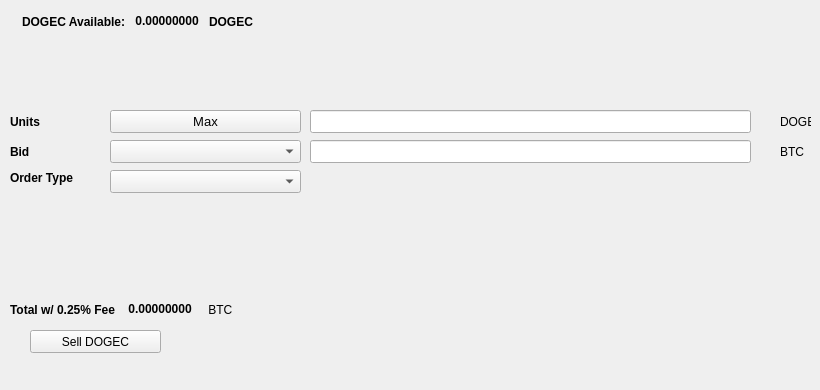
   <widget class="QWidget" name="SellTab">
    <attribute name="title">
     <string>Sell</string>
    </attribute>
    <widget class="QLabel" name="label_16">
     <property name="geometry">
      <rect>
       <x>780</x>
       <y>140</y>
       <width>31</width>
       <height>23</height>
      </rect>
     </property>
     <property name="text">
      <string>BTC</string>
     </property>
    </widget>
    <widget class="QComboBox" name="SellBidcomboBox">
     <property name="geometry">
      <rect>
       <x>110</x>
       <y>140</y>
       <width>191</width>
       <height>23</height>
      </rect>
     </property>
     <property name="font">
      <font>
       <pointsize>10</pointsize>
      </font>
     </property>
    </widget>
    <widget class="QLabel" name="label_18">
     <property name="geometry">
      <rect>
       <x>10</x>
       <y>110</y>
       <width>46</width>
       <height>23</height>
      </rect>
     </property>
     <property name="font">
      <font>
       <weight>75</weight>
       <bold>true</bold>
      </font>
     </property>
     <property name="text">
      <string>Units</string>
     </property>
    </widget>
    <widget class="QPushButton" name="Sell_Max_Amount">
     <property name="geometry">
      <rect>
       <x>110</x>
       <y>110</y>
       <width>191</width>
       <height>23</height>
      </rect>
     </property>
     <property name="font">
      <font>
       <pointsize>10</pointsize>
      </font>
     </property>
     <property name="text">
      <string>Max</string>
     </property>
    </widget>
    <widget class="QLabel" name="label_20">
     <property name="geometry">
      <rect>
       <x>10</x>
       <y>170</y>
       <width>91</width>
       <height>16</height>
      </rect>
     </property>
     <property name="font">
      <font>
       <weight>75</weight>
       <bold>true</bold>
      </font>
     </property>
     <property name="text">
      <string>Order Type</string>
     </property>
    </widget>
    <widget class="QComboBox" name="SellOrdertypeCombo">
     <property name="geometry">
      <rect>
       <x>110</x>
       <y>170</y>
       <width>191</width>
       <height>23</height>
      </rect>
     </property>
     <property name="font">
      <font>
       <pointsize>10</pointsize>
      </font>
     </property>
    </widget>
    <widget class="QLabel" name="label_21">
     <property name="geometry">
      <rect>
       <x>10</x>
       <y>140</y>
       <width>46</width>
       <height>23</height>
      </rect>
     </property>
     <property name="font">
      <font>
       <weight>75</weight>
       <bold>true</bold>
      </font>
     </property>
     <property name="text">
      <string>Bid</string>
     </property>
    </widget>
    <widget class="QLabel" name="label_22">
     <property name="geometry">
      <rect>
       <x>780</x>
       <y>110</y>
       <width>31</width>
       <height>23</height>
      </rect>
     </property>
     <property name="text">
      <string>DOGEC</string>
     </property>
    </widget>
    <widget class="QLineEdit" name="UnitsInputDOGEC">
     <property name="geometry">
      <rect>
       <x>310</x>
       <y>110</y>
       <width>441</width>
       <height>23</height>
      </rect>
     </property>
     <property name="font">
      <font>
       <pointsize>9</pointsize>
       <weight>75</weight>
       <bold>true</bold>
      </font>
     </property>
    </widget>
    <widget class="QLineEdit" name="SellBidPriceEdit">
     <property name="geometry">
      <rect>
       <x>310</x>
       <y>140</y>
       <width>441</width>
       <height>23</height>
      </rect>
     </property>
     <property name="font">
      <font>
       <pointsize>9</pointsize>
       <weight>75</weight>
       <bold>true</bold>
      </font>
     </property>
    </widget>
    <widget class="QPushButton" name="SellDOGECBTN">
     <property name="geometry">
      <rect>
       <x>30</x>
       <y>330</y>
       <width>131</width>
       <height>23</height>
      </rect>
     </property>
     <property name="text">
      <string>Sell DOGEC</string>
     </property>
     <property name="icon">
      <iconset resource="../dogecash">
       <normaloff>:/icons/bitcoin</normaloff>:/icons/bitcoin</iconset>
     </property>
    </widget>
    <widget class="QWidget" name="layoutWidget3">
     <property name="geometry">
      <rect>
       <x>22</x>
       <y>12</y>
       <width>258</width>
       <height>19</height>
      </rect>
     </property>
     <layout class="QHBoxLayout" name="horizontalLayout">
      <item>
       <widget class="QLabel" name="label232_2">
        <property name="font">
         <font>
          <weight>75</weight>
          <bold>true</bold>
         </font>
        </property>
        <property name="text">
         <string>DOGEC Available:</string>
        </property>
       </widget>
      </item>
      <item>
       <widget class="QLabel" name="DOGECAvailableLabel">
        <property name="palette">
         <palette>
          <active>
           <colorrole role="WindowText">
            <brush brushstyle="SolidPattern">
             <color alpha="255">
              <red>0</red>
              <green>0</green>
              <blue>0</blue>
             </color>
            </brush>
           </colorrole>
           <colorrole role="Button">
            <brush brushstyle="SolidPattern">
             <color alpha="255">
              <red>0</red>
              <green>170</green>
              <blue>0</blue>
             </color>
            </brush>
           </colorrole>
           <colorrole role="Light">
            <brush brushstyle="SolidPattern">
             <color alpha="255">
              <red>0</red>
              <green>255</green>
              <blue>0</blue>
             </color>
            </brush>
           </colorrole>
           <colorrole role="Midlight">
            <brush brushstyle="SolidPattern">
             <color alpha="255">
              <red>0</red>
              <green>212</green>
              <blue>0</blue>
             </color>
            </brush>
           </colorrole>
           <colorrole role="Dark">
            <brush brushstyle="SolidPattern">
             <color alpha="255">
              <red>0</red>
              <green>85</green>
              <blue>0</blue>
             </color>
            </brush>
           </colorrole>
           <colorrole role="Mid">
            <brush brushstyle="SolidPattern">
             <color alpha="255">
              <red>0</red>
              <green>113</green>
              <blue>0</blue>
             </color>
            </brush>
           </colorrole>
           <colorrole role="Text">
            <brush brushstyle="SolidPattern">
             <color alpha="255">
              <red>0</red>
              <green>170</green>
              <blue>0</blue>
             </color>
            </brush>
           </colorrole>
           <colorrole role="BrightText">
            <brush brushstyle="SolidPattern">
             <color alpha="255">
              <red>255</red>
              <green>255</green>
              <blue>255</blue>
             </color>
            </brush>
           </colorrole>
           <colorrole role="ButtonText">
            <brush brushstyle="SolidPattern">
             <color alpha="255">
              <red>0</red>
              <green>0</green>
              <blue>0</blue>
             </color>
            </brush>
           </colorrole>
           <colorrole role="Base">
            <brush brushstyle="SolidPattern">
             <color alpha="255">
              <red>255</red>
              <green>255</green>
              <blue>255</blue>
             </color>
            </brush>
           </colorrole>
           <colorrole role="Window">
            <brush brushstyle="SolidPattern">
             <color alpha="255">
              <red>0</red>
              <green>170</green>
              <blue>0</blue>
             </color>
            </brush>
           </colorrole>
           <colorrole role="Shadow">
            <brush brushstyle="SolidPattern">
             <color alpha="255">
              <red>0</red>
              <green>0</green>
              <blue>0</blue>
             </color>
            </brush>
           </colorrole>
           <colorrole role="AlternateBase">
            <brush brushstyle="SolidPattern">
             <color alpha="255">
              <red>127</red>
              <green>212</green>
              <blue>127</blue>
             </color>
            </brush>
           </colorrole>
           <colorrole role="ToolTipBase">
            <brush brushstyle="SolidPattern">
             <color alpha="255">
              <red>255</red>
              <green>255</green>
              <blue>220</blue>
             </color>
            </brush>
           </colorrole>
           <colorrole role="ToolTipText">
            <brush brushstyle="SolidPattern">
             <color alpha="255">
              <red>0</red>
              <green>0</green>
              <blue>0</blue>
             </color>
            </brush>
           </colorrole>
          </active>
          <inactive>
           <colorrole role="WindowText">
            <brush brushstyle="SolidPattern">
             <color alpha="255">
              <red>0</red>
              <green>0</green>
              <blue>0</blue>
             </color>
            </brush>
           </colorrole>
           <colorrole role="Button">
            <brush brushstyle="SolidPattern">
             <color alpha="255">
              <red>0</red>
              <green>170</green>
              <blue>0</blue>
             </color>
            </brush>
           </colorrole>
           <colorrole role="Light">
            <brush brushstyle="SolidPattern">
             <color alpha="255">
              <red>0</red>
              <green>255</green>
              <blue>0</blue>
             </color>
            </brush>
           </colorrole>
           <colorrole role="Midlight">
            <brush brushstyle="SolidPattern">
             <color alpha="255">
              <red>0</red>
              <green>212</green>
              <blue>0</blue>
             </color>
            </brush>
           </colorrole>
           <colorrole role="Dark">
            <brush brushstyle="SolidPattern">
             <color alpha="255">
              <red>0</red>
              <green>85</green>
              <blue>0</blue>
             </color>
            </brush>
           </colorrole>
           <colorrole role="Mid">
            <brush brushstyle="SolidPattern">
             <color alpha="255">
              <red>0</red>
              <green>113</green>
              <blue>0</blue>
             </color>
            </brush>
           </colorrole>
           <colorrole role="Text">
            <brush brushstyle="SolidPattern">
             <color alpha="255">
              <red>0</red>
              <green>170</green>
              <blue>0</blue>
             </color>
            </brush>
           </colorrole>
           <colorrole role="BrightText">
            <brush brushstyle="SolidPattern">
             <color alpha="255">
              <red>255</red>
              <green>255</green>
              <blue>255</blue>
             </color>
            </brush>
           </colorrole>
           <colorrole role="ButtonText">
            <brush brushstyle="SolidPattern">
             <color alpha="255">
              <red>0</red>
              <green>0</green>
              <blue>0</blue>
             </color>
            </brush>
           </colorrole>
           <colorrole role="Base">
            <brush brushstyle="SolidPattern">
             <color alpha="255">
              <red>255</red>
              <green>255</green>
              <blue>255</blue>
             </color>
            </brush>
           </colorrole>
           <colorrole role="Window">
            <brush brushstyle="SolidPattern">
             <color alpha="255">
              <red>0</red>
              <green>170</green>
              <blue>0</blue>
             </color>
            </brush>
           </colorrole>
           <colorrole role="Shadow">
            <brush brushstyle="SolidPattern">
             <color alpha="255">
              <red>0</red>
              <green>0</green>
              <blue>0</blue>
             </color>
            </brush>
           </colorrole>
           <colorrole role="AlternateBase">
            <brush brushstyle="SolidPattern">
             <color alpha="255">
              <red>127</red>
              <green>212</green>
              <blue>127</blue>
             </color>
            </brush>
           </colorrole>
           <colorrole role="ToolTipBase">
            <brush brushstyle="SolidPattern">
             <color alpha="255">
              <red>255</red>
              <green>255</green>
              <blue>220</blue>
             </color>
            </brush>
           </colorrole>
           <colorrole role="ToolTipText">
            <brush brushstyle="SolidPattern">
             <color alpha="255">
              <red>0</red>
              <green>0</green>
              <blue>0</blue>
             </color>
            </brush>
           </colorrole>
          </inactive>
          <disabled>
           <colorrole role="WindowText">
            <brush brushstyle="SolidPattern">
             <color alpha="255">
              <red>0</red>
              <green>85</green>
              <blue>0</blue>
             </color>
            </brush>
           </colorrole>
           <colorrole role="Button">
            <brush brushstyle="SolidPattern">
             <color alpha="255">
              <red>0</red>
              <green>170</green>
              <blue>0</blue>
             </color>
            </brush>
           </colorrole>
           <colorrole role="Light">
            <brush brushstyle="SolidPattern">
             <color alpha="255">
              <red>0</red>
              <green>255</green>
              <blue>0</blue>
             </color>
            </brush>
           </colorrole>
           <colorrole role="Midlight">
            <brush brushstyle="SolidPattern">
             <color alpha="255">
              <red>0</red>
              <green>212</green>
              <blue>0</blue>
             </color>
            </brush>
           </colorrole>
           <colorrole role="Dark">
            <brush brushstyle="SolidPattern">
             <color alpha="255">
              <red>0</red>
              <green>85</green>
              <blue>0</blue>
             </color>
            </brush>
           </colorrole>
           <colorrole role="Mid">
            <brush brushstyle="SolidPattern">
             <color alpha="255">
              <red>0</red>
              <green>113</green>
              <blue>0</blue>
             </color>
            </brush>
           </colorrole>
           <colorrole role="Text">
            <brush brushstyle="SolidPattern">
             <color alpha="255">
              <red>0</red>
              <green>85</green>
              <blue>0</blue>
             </color>
            </brush>
           </colorrole>
           <colorrole role="BrightText">
            <brush brushstyle="SolidPattern">
             <color alpha="255">
              <red>255</red>
              <green>255</green>
              <blue>255</blue>
             </color>
            </brush>
           </colorrole>
           <colorrole role="ButtonText">
            <brush brushstyle="SolidPattern">
             <color alpha="255">
              <red>0</red>
              <green>85</green>
              <blue>0</blue>
             </color>
            </brush>
           </colorrole>
           <colorrole role="Base">
            <brush brushstyle="SolidPattern">
             <color alpha="255">
              <red>0</red>
              <green>170</green>
              <blue>0</blue>
             </color>
            </brush>
           </colorrole>
           <colorrole role="Window">
            <brush brushstyle="SolidPattern">
             <color alpha="255">
              <red>0</red>
              <green>170</green>
              <blue>0</blue>
             </color>
            </brush>
           </colorrole>
           <colorrole role="Shadow">
            <brush brushstyle="SolidPattern">
             <color alpha="255">
              <red>0</red>
              <green>0</green>
              <blue>0</blue>
             </color>
            </brush>
           </colorrole>
           <colorrole role="AlternateBase">
            <brush brushstyle="SolidPattern">
             <color alpha="255">
              <red>0</red>
              <green>170</green>
              <blue>0</blue>
             </color>
            </brush>
           </colorrole>
           <colorrole role="ToolTipBase">
            <brush brushstyle="SolidPattern">
             <color alpha="255">
              <red>255</red>
              <green>255</green>
              <blue>220</blue>
             </color>
            </brush>
           </colorrole>
           <colorrole role="ToolTipText">
            <brush brushstyle="SolidPattern">
             <color alpha="255">
              <red>0</red>
              <green>0</green>
              <blue>0</blue>
             </color>
            </brush>
           </colorrole>
          </disabled>
         </palette>
        </property>
        <property name="font">
         <font>
          <weight>75</weight>
          <bold>true</bold>
         </font>
        </property>
        <property name="text">
         <string> 0.00000000 </string>
        </property>
        <property name="textInteractionFlags">
         <set>Qt::LinksAccessibleByMouse|Qt::TextSelectableByKeyboard|Qt::TextSelectableByMouse</set>
        </property>
       </widget>
      </item>
      <item>
       <widget class="QLabel" name="labelDOGEC">
        <property name="font">
         <font>
          <weight>75</weight>
          <bold>true</bold>
         </font>
        </property>
        <property name="text">
         <string>DOGEC</string>
        </property>
       </widget>
      </item>
     </layout>
    </widget>
    <widget class="QWidget" name="layoutWidget">
     <property name="geometry">
      <rect>
       <x>10</x>
       <y>300</y>
       <width>268</width>
       <height>19</height>
      </rect>
     </property>
     <layout class="QHBoxLayout" name="horizontalLayout_2">
      <item>
       <widget class="QLabel" name="label_19">
        <property name="font">
         <font>
          <weight>75</weight>
          <bold>true</bold>
         </font>
        </property>
        <property name="text">
         <string>Total w/ 0.25% Fee </string>
        </property>
       </widget>
      </item>
      <item>
       <widget class="QLabel" name="SellCostLabel">
        <property name="palette">
         <palette>
          <active>
           <colorrole role="WindowText">
            <brush brushstyle="SolidPattern">
             <color alpha="255">
              <red>0</red>
              <green>0</green>
              <blue>0</blue>
             </color>
            </brush>
           </colorrole>
           <colorrole role="Button">
            <brush brushstyle="SolidPattern">
             <color alpha="255">
              <red>0</red>
              <green>170</green>
              <blue>0</blue>
             </color>
            </brush>
           </colorrole>
           <colorrole role="Light">
            <brush brushstyle="SolidPattern">
             <color alpha="255">
              <red>0</red>
              <green>255</green>
              <blue>0</blue>
             </color>
            </brush>
           </colorrole>
           <colorrole role="Midlight">
            <brush brushstyle="SolidPattern">
             <color alpha="255">
              <red>0</red>
              <green>212</green>
              <blue>0</blue>
             </color>
            </brush>
           </colorrole>
           <colorrole role="Dark">
            <brush brushstyle="SolidPattern">
             <color alpha="255">
              <red>0</red>
              <green>85</green>
              <blue>0</blue>
             </color>
            </brush>
           </colorrole>
           <colorrole role="Mid">
            <brush brushstyle="SolidPattern">
             <color alpha="255">
              <red>0</red>
              <green>113</green>
              <blue>0</blue>
             </color>
            </brush>
           </colorrole>
           <colorrole role="Text">
            <brush brushstyle="SolidPattern">
             <color alpha="255">
              <red>0</red>
              <green>170</green>
              <blue>0</blue>
             </color>
            </brush>
           </colorrole>
           <colorrole role="BrightText">
            <brush brushstyle="SolidPattern">
             <color alpha="255">
              <red>255</red>
              <green>255</green>
              <blue>255</blue>
             </color>
            </brush>
           </colorrole>
           <colorrole role="ButtonText">
            <brush brushstyle="SolidPattern">
             <color alpha="255">
              <red>0</red>
              <green>0</green>
              <blue>0</blue>
             </color>
            </brush>
           </colorrole>
           <colorrole role="Base">
            <brush brushstyle="SolidPattern">
             <color alpha="255">
              <red>255</red>
              <green>255</green>
              <blue>255</blue>
             </color>
            </brush>
           </colorrole>
           <colorrole role="Window">
            <brush brushstyle="SolidPattern">
             <color alpha="255">
              <red>0</red>
              <green>170</green>
              <blue>0</blue>
             </color>
            </brush>
           </colorrole>
           <colorrole role="Shadow">
            <brush brushstyle="SolidPattern">
             <color alpha="255">
              <red>0</red>
              <green>0</green>
              <blue>0</blue>
             </color>
            </brush>
           </colorrole>
           <colorrole role="AlternateBase">
            <brush brushstyle="SolidPattern">
             <color alpha="255">
              <red>127</red>
              <green>212</green>
              <blue>127</blue>
             </color>
            </brush>
           </colorrole>
           <colorrole role="ToolTipBase">
            <brush brushstyle="SolidPattern">
             <color alpha="255">
              <red>255</red>
              <green>255</green>
              <blue>220</blue>
             </color>
            </brush>
           </colorrole>
           <colorrole role="ToolTipText">
            <brush brushstyle="SolidPattern">
             <color alpha="255">
              <red>0</red>
              <green>0</green>
              <blue>0</blue>
             </color>
            </brush>
           </colorrole>
          </active>
          <inactive>
           <colorrole role="WindowText">
            <brush brushstyle="SolidPattern">
             <color alpha="255">
              <red>0</red>
              <green>0</green>
              <blue>0</blue>
             </color>
            </brush>
           </colorrole>
           <colorrole role="Button">
            <brush brushstyle="SolidPattern">
             <color alpha="255">
              <red>0</red>
              <green>170</green>
              <blue>0</blue>
             </color>
            </brush>
           </colorrole>
           <colorrole role="Light">
            <brush brushstyle="SolidPattern">
             <color alpha="255">
              <red>0</red>
              <green>255</green>
              <blue>0</blue>
             </color>
            </brush>
           </colorrole>
           <colorrole role="Midlight">
            <brush brushstyle="SolidPattern">
             <color alpha="255">
              <red>0</red>
              <green>212</green>
              <blue>0</blue>
             </color>
            </brush>
           </colorrole>
           <colorrole role="Dark">
            <brush brushstyle="SolidPattern">
             <color alpha="255">
              <red>0</red>
              <green>85</green>
              <blue>0</blue>
             </color>
            </brush>
           </colorrole>
           <colorrole role="Mid">
            <brush brushstyle="SolidPattern">
             <color alpha="255">
              <red>0</red>
              <green>113</green>
              <blue>0</blue>
             </color>
            </brush>
           </colorrole>
           <colorrole role="Text">
            <brush brushstyle="SolidPattern">
             <color alpha="255">
              <red>0</red>
              <green>170</green>
              <blue>0</blue>
             </color>
            </brush>
           </colorrole>
           <colorrole role="BrightText">
            <brush brushstyle="SolidPattern">
             <color alpha="255">
              <red>255</red>
              <green>255</green>
              <blue>255</blue>
             </color>
            </brush>
           </colorrole>
           <colorrole role="ButtonText">
            <brush brushstyle="SolidPattern">
             <color alpha="255">
              <red>0</red>
              <green>0</green>
              <blue>0</blue>
             </color>
            </brush>
           </colorrole>
           <colorrole role="Base">
            <brush brushstyle="SolidPattern">
             <color alpha="255">
              <red>255</red>
              <green>255</green>
              <blue>255</blue>
             </color>
            </brush>
           </colorrole>
           <colorrole role="Window">
            <brush brushstyle="SolidPattern">
             <color alpha="255">
              <red>0</red>
              <green>170</green>
              <blue>0</blue>
             </color>
            </brush>
           </colorrole>
           <colorrole role="Shadow">
            <brush brushstyle="SolidPattern">
             <color alpha="255">
              <red>0</red>
              <green>0</green>
              <blue>0</blue>
             </color>
            </brush>
           </colorrole>
           <colorrole role="AlternateBase">
            <brush brushstyle="SolidPattern">
             <color alpha="255">
              <red>127</red>
              <green>212</green>
              <blue>127</blue>
             </color>
            </brush>
           </colorrole>
           <colorrole role="ToolTipBase">
            <brush brushstyle="SolidPattern">
             <color alpha="255">
              <red>255</red>
              <green>255</green>
              <blue>220</blue>
             </color>
            </brush>
           </colorrole>
           <colorrole role="ToolTipText">
            <brush brushstyle="SolidPattern">
             <color alpha="255">
              <red>0</red>
              <green>0</green>
              <blue>0</blue>
             </color>
            </brush>
           </colorrole>
          </inactive>
          <disabled>
           <colorrole role="WindowText">
            <brush brushstyle="SolidPattern">
             <color alpha="255">
              <red>0</red>
              <green>85</green>
              <blue>0</blue>
             </color>
            </brush>
           </colorrole>
           <colorrole role="Button">
            <brush brushstyle="SolidPattern">
             <color alpha="255">
              <red>0</red>
              <green>170</green>
              <blue>0</blue>
             </color>
            </brush>
           </colorrole>
           <colorrole role="Light">
            <brush brushstyle="SolidPattern">
             <color alpha="255">
              <red>0</red>
              <green>255</green>
              <blue>0</blue>
             </color>
            </brush>
           </colorrole>
           <colorrole role="Midlight">
            <brush brushstyle="SolidPattern">
             <color alpha="255">
              <red>0</red>
              <green>212</green>
              <blue>0</blue>
             </color>
            </brush>
           </colorrole>
           <colorrole role="Dark">
            <brush brushstyle="SolidPattern">
             <color alpha="255">
              <red>0</red>
              <green>85</green>
              <blue>0</blue>
             </color>
            </brush>
           </colorrole>
           <colorrole role="Mid">
            <brush brushstyle="SolidPattern">
             <color alpha="255">
              <red>0</red>
              <green>113</green>
              <blue>0</blue>
             </color>
            </brush>
           </colorrole>
           <colorrole role="Text">
            <brush brushstyle="SolidPattern">
             <color alpha="255">
              <red>0</red>
              <green>85</green>
              <blue>0</blue>
             </color>
            </brush>
           </colorrole>
           <colorrole role="BrightText">
            <brush brushstyle="SolidPattern">
             <color alpha="255">
              <red>255</red>
              <green>255</green>
              <blue>255</blue>
             </color>
            </brush>
           </colorrole>
           <colorrole role="ButtonText">
            <brush brushstyle="SolidPattern">
             <color alpha="255">
              <red>0</red>
              <green>85</green>
              <blue>0</blue>
             </color>
            </brush>
           </colorrole>
           <colorrole role="Base">
            <brush brushstyle="SolidPattern">
             <color alpha="255">
              <red>0</red>
              <green>170</green>
              <blue>0</blue>
             </color>
            </brush>
           </colorrole>
           <colorrole role="Window">
            <brush brushstyle="SolidPattern">
             <color alpha="255">
              <red>0</red>
              <green>170</green>
              <blue>0</blue>
             </color>
            </brush>
           </colorrole>
           <colorrole role="Shadow">
            <brush brushstyle="SolidPattern">
             <color alpha="255">
              <red>0</red>
              <green>0</green>
              <blue>0</blue>
             </color>
            </brush>
           </colorrole>
           <colorrole role="AlternateBase">
            <brush brushstyle="SolidPattern">
             <color alpha="255">
              <red>0</red>
              <green>170</green>
              <blue>0</blue>
             </color>
            </brush>
           </colorrole>
           <colorrole role="ToolTipBase">
            <brush brushstyle="SolidPattern">
             <color alpha="255">
              <red>255</red>
              <green>255</green>
              <blue>220</blue>
             </color>
            </brush>
           </colorrole>
           <colorrole role="ToolTipText">
            <brush brushstyle="SolidPattern">
             <color alpha="255">
              <red>0</red>
              <green>0</green>
              <blue>0</blue>
             </color>
            </brush>
           </colorrole>
          </disabled>
         </palette>
        </property>
        <property name="font">
         <font>
          <weight>75</weight>
          <bold>true</bold>
         </font>
        </property>
        <property name="autoFillBackground">
         <bool>false</bool>
        </property>
        <property name="text">
         <string> 0.00000000</string>
        </property>
        <property name="textInteractionFlags">
         <set>Qt::LinksAccessibleByMouse|Qt::TextSelectableByMouse</set>
        </property>
       </widget>
      </item>
      <item>
       <widget class="QLabel" name="label_17">
        <property name="font">
         <font>
          <weight>50</weight>
          <bold>false</bold>
         </font>
        </property>
        <property name="text">
         <string> BTC</string>
        </property>
       </widget>
      </item>
     </layout>
    </widget>
    <widget class="QLabel" name="label_23">
     <property name="geometry">
      <rect>
       <x>460</x>
       <y>300</y>
       <width>281</width>
       <height>81</height>
      </rect>
     </property>
     <property name="text">
      <string/>
     </property>
     <property name="pixmap">
      <pixmap>:/images/bittrex</pixmap>
     </property>
    </widget>
   </widget>
